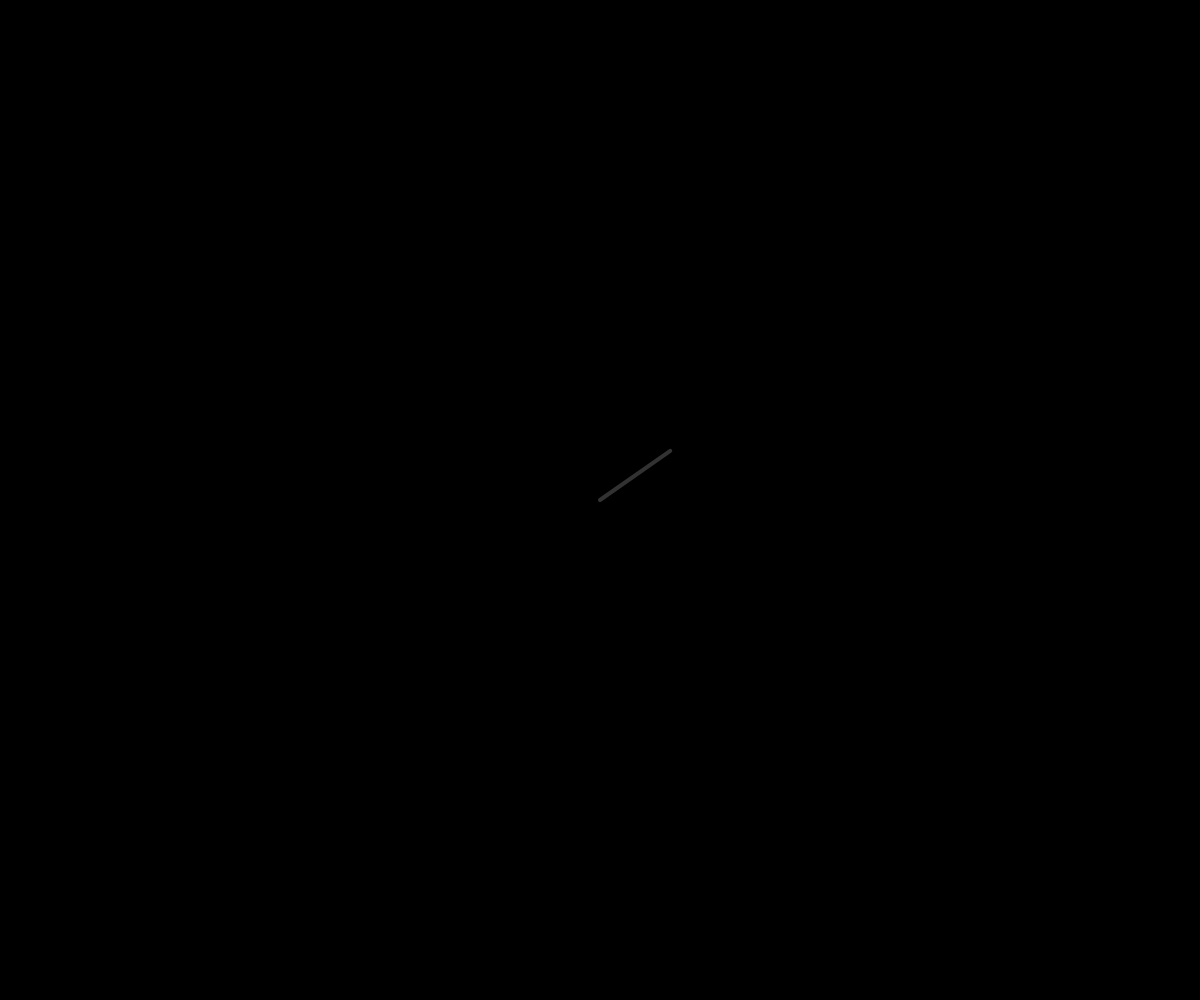
Frame 1 (no input)
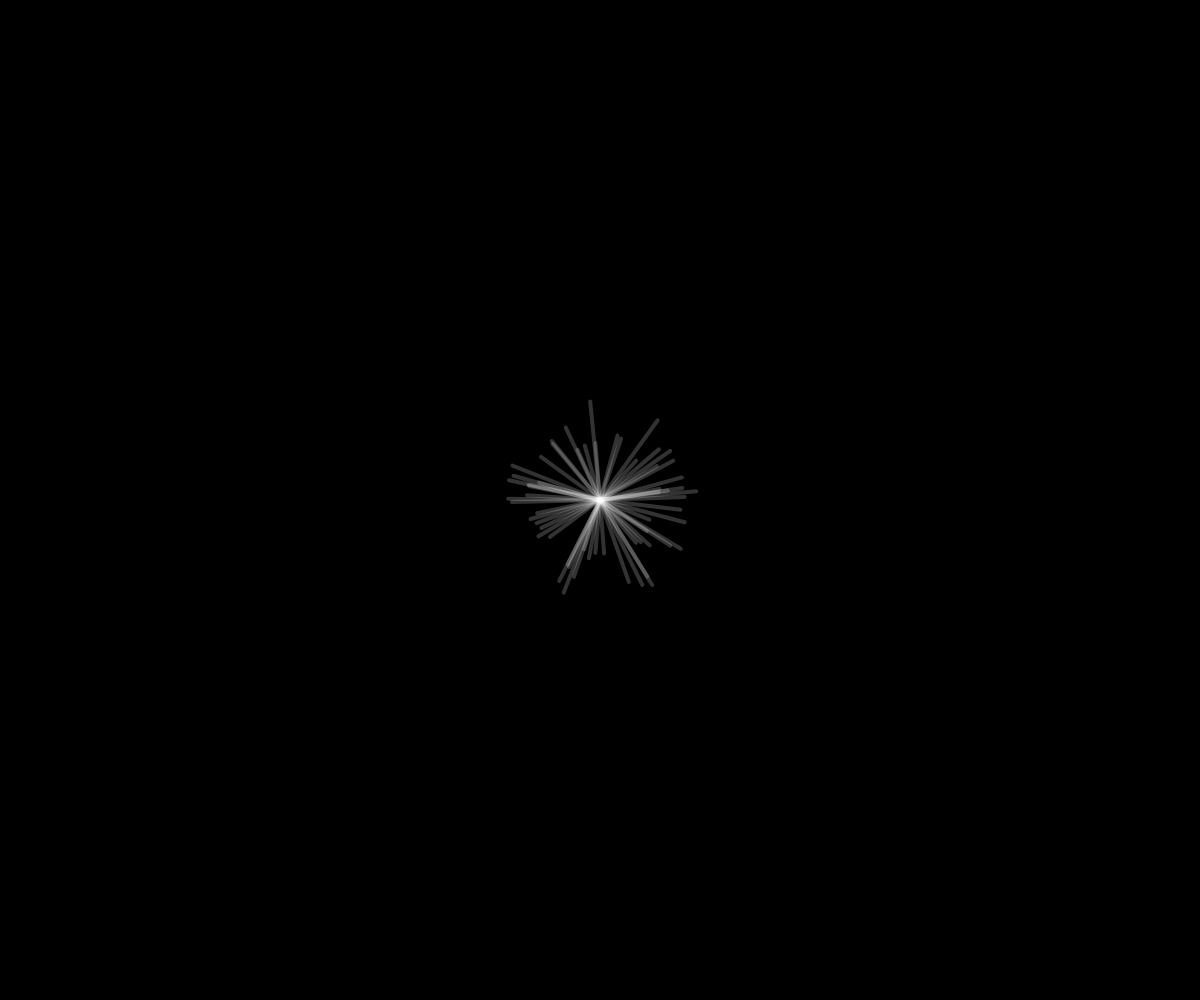
Frame 60 (no input)
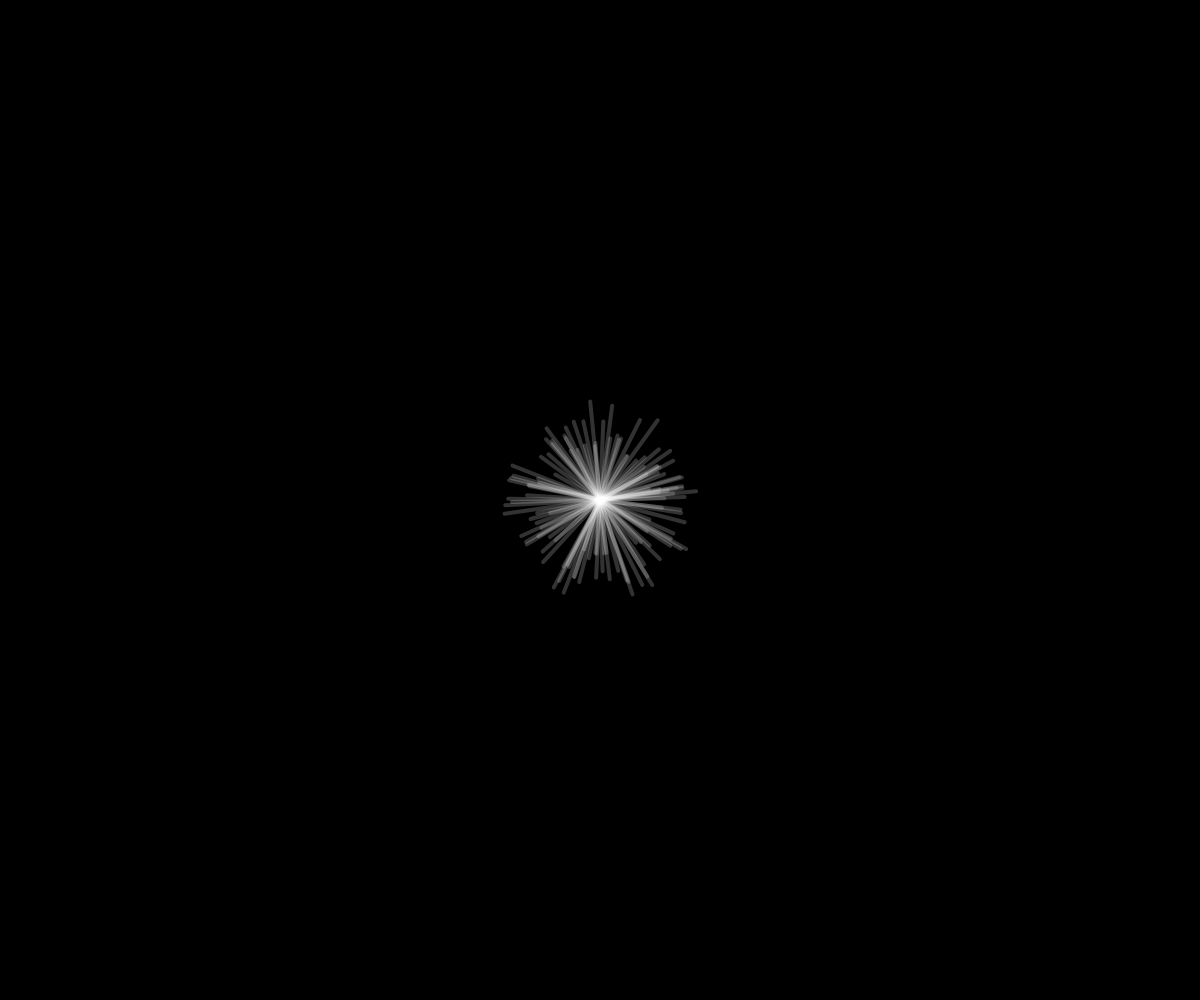
Frame 120 (the mouse pressed at the canvas centre since frame 60)

The p5.js sketch that drew these frames (run headless with seeded random() and noise() and a simulated clock; from frame 60 on, the mouse is pressed at the canvas centre):

// p5.js sketch
// ── sketch.js

function setup() {
  createCanvas(windowWidth, windowHeight)
  background(0);
}

function draw() {
  translate(width / 2, height / 2); // translate คือ ตั้งให้ค่า arguement เป็นค่า 0, 0 หรือ default

  //let v = createVector(random(-100, 100), random(-100, 100));
  let v = p5.Vector.random2D();
  v.mult(random(50, 100));

  strokeWeight(4);
  stroke(255, 50);
  line(0, 0, v.x, v.y);
}
